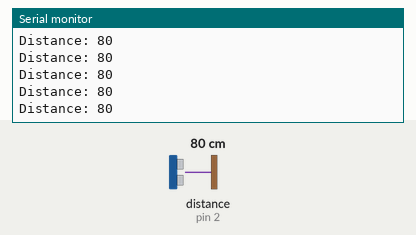
This sketch was run on a simulated Arduino Uno, built with avr-gcc and run on an emulated ATmega328P. On the bench: the last lines printed to the serial monitor. Wiring (inferred from the names in the program): ultrasonic range finder: trigger pin 3; echo pin 2. The test bench sets the inputs (shaded band); at power-on: distance to the obstacle (sensor on pin 2) 80 cm. The echo pulse lasts 58.3 µs per cm.

Above: at 1.2 s.
1.3 s: distance to the obstacle (sensor on pin 2) set to 2 cm
At 1.48 s:
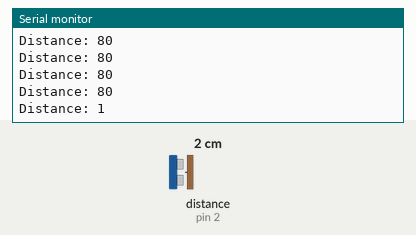
4.3 s: distance to the obstacle (sensor on pin 2) set to 4 cm
At 4.3 s:
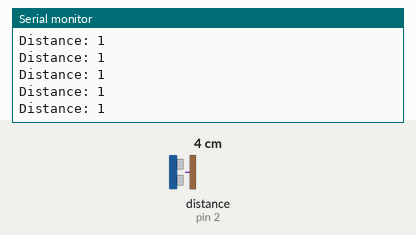
Timing chart, 0 to 7.3 s (numbered marks = the images above; inputs shaded):
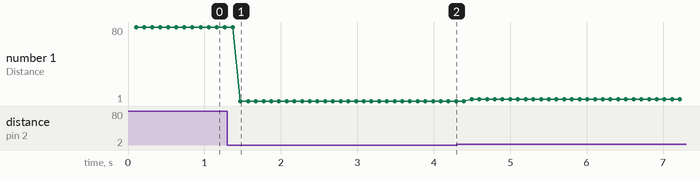

Measured:
- after the input at 1.3 s, the serial monitor: prints a new line after 0.17 s (image 1)
- plotted number 1: 80 → 1 after the input at 1.3 s, 1 → 3 after the input at 4.3 s

The sketch:

HCSR04_TEST.ino
```cpp
/*******************************************************************************************************
* Test HC-SR04 Sensor Distance
* Created 7/11/16
*
*
*
*
*******************************************************************************************************/
#define trig 3
#define echo 2

long duration, distance;

void setup() {
  pinMode(trig, OUTPUT);
  pinMode(echo, INPUT);
  Serial.begin(9600);
}

void loop(){
  digitalWrite(trig, HIGH);
  delayMicroseconds(10);
  digitalWrite(trig, LOW);

  duration = pulseIn(echo, HIGH);
  distance = duration / 58;

  delay(100);
  Serial.print("Distance: ");
  Serial.println(distance);
}
```
